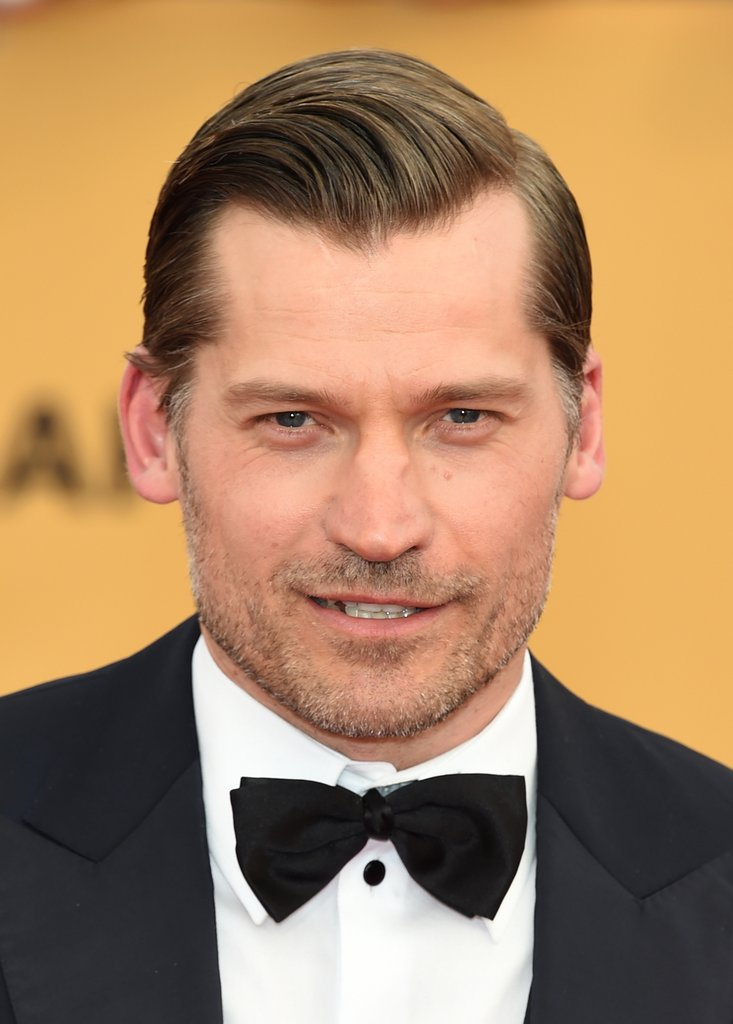
#> input picture data/Train/Jamie_Before.jpg, 733 x 1024 px, given in place of the camera
$ python Data_creator.py
#> lines starting #> are read from the running program, lines starting #| are printed output that depends on the picture; after the words box and inside, x2 and y2 are one past the last pixel; in counts of white or black regions, pixels touching at a corner belong together
#data creator
import cv2
import numpy as np
cap = cv2.VideoCapture(0)
face_cascade = cv2.CascadeClassifier("haarcascade_frontalface_alt.xml")
skip = 0
face_data = []
data_path = "../../sampling/face_data/" #give the address to store your face data as npy file
person_name = input("enter your name: ")
#> the answer given: data/Train/Jamie_Before.jpg
while True:
    ret,frame =cap.read()
#> frame is the input picture: shape (1024, 733, 3); mean B, G, R 97.9, 132.6, 168.8
    gray_frame = cv2.cvtColor(frame,cv2.COLOR_BGR2GRAY)
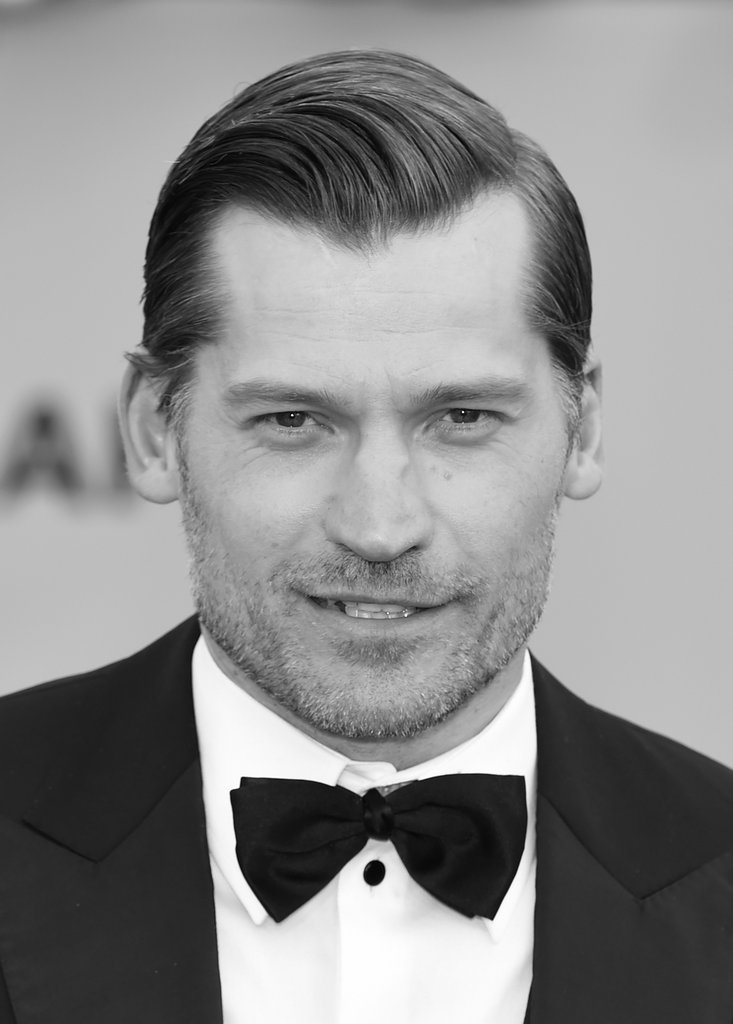
#> gray_frame: shape (1024, 733); min 0, max 255, mean 139.4
    if ret == False:
        continue

    faces = face_cascade.detectMultiScale(gray_frame,1.3,5)
#> faces = [[143, 244, 454, 454]]

    for face in faces[-1:]:
    	x,y,w,h = face
    	cv2.rectangle(gray_frame,(x,y),(x+w,y+h),(255,0,255),1)
    	faces = sorted(faces,key = lambda f:f[2]*f[3])
    	offset = 10
    	face_section = gray_frame[y-offset:y+h+offset,x-offset:x+w+offset]
    	face_section = cv2.resize(face_section,(100,100))
    	skip +=1
    	if skip%10==0:
    		face_data.append(face_section)
    		_col = len(face_data)
	    	print(len(face_data))
#> this loop made 1 pass
#> (x, y, w, h, offset, skip) on pass 1: (143, 244, 454, 454, 10, 1)
#> pass 1, `face_section = gray_frame[y-offset:y+h+offset,x-offset:x+w+offset]`:
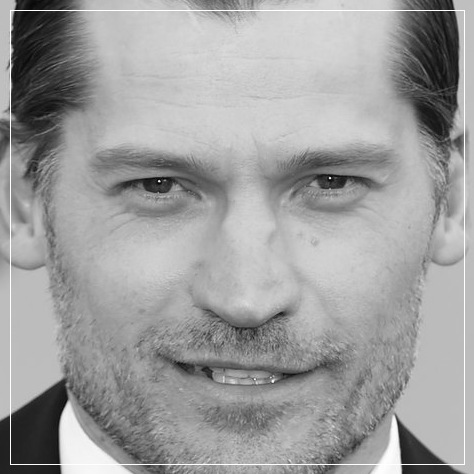
#> face_section: shape (474, 474); min 4, max 255, mean 158.3
#> pass 1, `face_section = cv2.resize(face_section,(100,100))`:
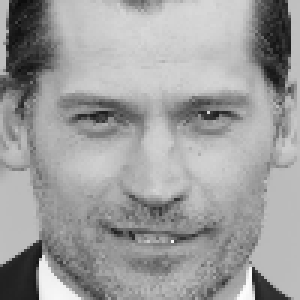
#> face_section: shape (100, 100) (shown 3 times larger); min 11, max 253, mean 157.4
#> after the loop:
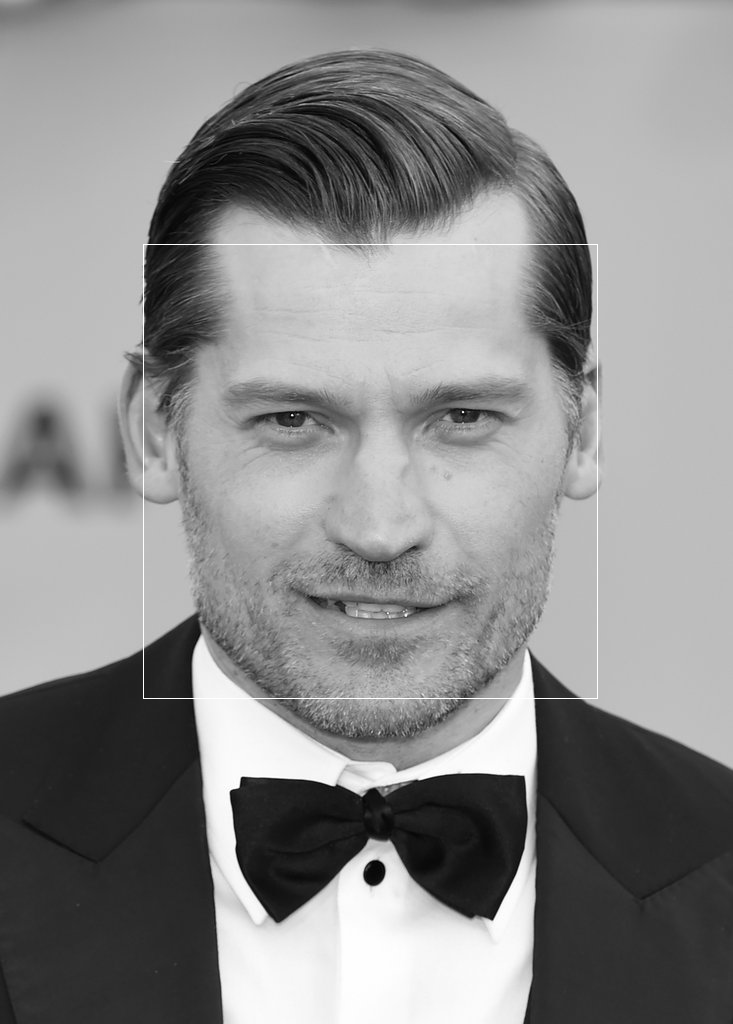
#> gray_frame: shape (1024, 733); 0.24% of pixels changed, all inside (x1, y1, x2, y2) = (143, 244, 598, 699)
#> after the loop, face_data = []; skip = 1


    cv2.imshow("frame",gray_frame)
    cv2.imshow("face sec",face_section)

    key_pressed = cv2.waitKey(1) & 0xFF
#> (key q is pressed here)

    if key_pressed == ord('q'):
        break

face_data = np.asarray(face_data)
#> face_data = empty array
#> (the run stopped early here; a loop or call above may not have finished)
